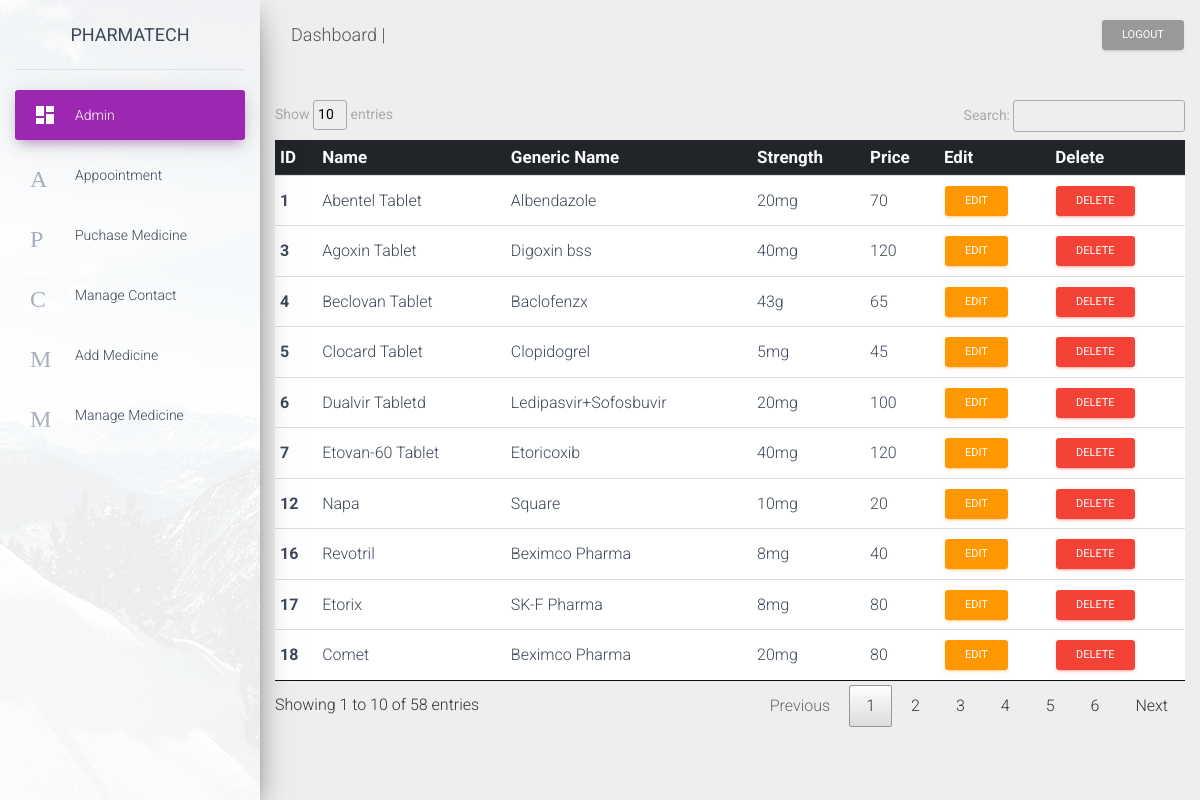
Screenshot of /index.php/admin_controller/manage_medicine with the database file from the repository.
### tables this page shows
CREATE TABLE `medicine_list` (
  `medicine_id` int(255) NOT NULL,
  `medicine_name` varchar(255) NOT NULL,
  `medicine_generic_name` varchar(255) NOT NULL,
  `medicine_strength` varchar(255) NOT NULL,
  `price` varchar(255) NOT NULL
);

### application/controllers/admin_controller.php (called while the page is built, shortened)
<?php
class Admin_controller extends CI_Controller {
   public function manage_medicine(){
        $data = array();
        $this->load->model("admin_model");
        $data['all_medicine_data'] = $this->admin_model->all_medicine_data();
        $data['admin_content'] = $this->load->view('admin_pages/manage_medi',$data,true);
		$this->load->view('dashboard_home',$data);
    }
}

### index.php (called while the page is built, shortened)
<?php
require_once BASEPATH.'core/CodeIgniter.php';

### application/models/admin_model.php (called while the page is built, shortened)
<?php
class admin_model extends CI_Model {
    public function all_medicine_data(){
        $this->db->select("*");
        $this->db->from('medicine_list');
        $query = $this->db->get();
        $res = $query->result();
        return $res;
    }
}

### application/views/admin_pages/manage_medi.php (the view)
<div class="container">
    <table class="table" id="myTable">
    <thead class="thead-dark">
        <tr>
        <th scope="col">ID</th>
        <th scope="col">Name</th>
        <th scope="col">Generic Name</th>
        <th scope="col">Strength</th>
        <th scope="col">Price</th>
        <th scope="col">Edit</th>
        <th scope="col">Delete</th>
        </tr>
    </thead>
    <tbody>
    <?php foreach($all_medicine_data as $row){?>
        <tr>
            <th scope="row"><?php echo $row->medicine_id;?></th>
            <td><?php echo $row->medicine_name;?></td>
            <td><?php echo $row->medicine_generic_name;?></td>
            <td><?php echo $row->medicine_strength;?></td>
            <td><?php echo $row->price;?></td>
            <td>
                <a href="<?php echo base_url()?>edit-medicine/<?php echo $row->medicine_id;?>" class="btn btn-warning btn-sm">Edit</a>
            </td>
            <td>
                <a href="<?php echo base_url()?>delete-medicine/<?php echo $row->medicine_id;?>" class="btn btn-danger btn-sm">Delete</a>
            </td>
        </tr>
    <?php } ?>
    </tbody>
    </table>
</div>

### rows the page displays
medicine_list: medicine_id "1", medicine_name "Abentel Tablet", medicine_generic_name "Albendazole", medicine_strength "20mg", price "70"
medicine_list: medicine_id "3", medicine_name "Agoxin Tablet", medicine_generic_name "Digoxin bss", medicine_strength "40mg", price "120"
medicine_list: medicine_id "4", medicine_name "Beclovan Tablet", medicine_generic_name "Baclofenzx", medicine_strength "43g", price "65"
medicine_list: medicine_id "5", medicine_name "Clocard Tablet", medicine_generic_name "Clopidogrel", medicine_strength "5mg", price "45"
medicine_list: medicine_id "6", medicine_name "Dualvir Tabletd", medicine_generic_name "Ledipasvir+Sofosbuvir", medicine_strength "20mg", price "100"
medicine_list: medicine_id "7", medicine_name "Etovan-60 Tablet", medicine_generic_name "Etoricoxib", medicine_strength "40mg", price "120"
medicine_list: medicine_id "12", medicine_name "Napa", medicine_generic_name "Square", medicine_strength "10mg", price "20"
medicine_list: medicine_id "16", medicine_name "Revotril", medicine_generic_name "Beximco Pharma", medicine_strength "8mg", price "40"
medicine_list: medicine_id "17", medicine_name "Etorix", medicine_generic_name "SK-F Pharma", medicine_strength "8mg", price "80"
medicine_list: medicine_id "18", medicine_name "Comet", medicine_generic_name "Beximco Pharma", medicine_strength "20mg", price "80"
